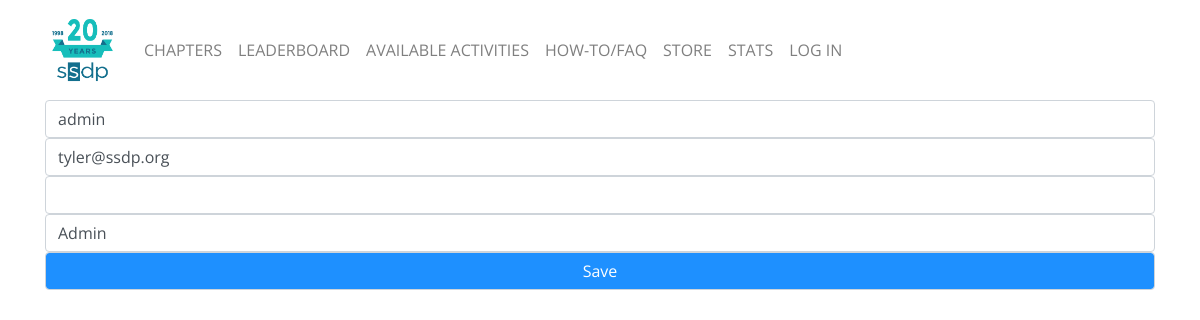
The app's page /admin/user-edit/admin with its own data.
### tables this page shows
CREATE TABLE user (
  id INTEGER PRIMARY KEY AUTOINCREMENT,
  username TEXT UNIQUE NOT NULL,
  email TEXT NOT NULL,
  password TEXT NOT NULL,
  permissions TEXT NOT NULL,
  cb INTEGER,
  pc INTEGER,
  te INTEGER,
  balance INTEGER,
  url TEXT NOT NULL,
  created TIMESTAMP NOT NULL DEFAULT CURRENT_TIMESTAMP
);

### cat/admin.py (the view, shortened to what this page needs)
@bp.route('/admin/user-edit/<url>', methods=('GET', 'POST'))
def userEdit(url):
    db = get_db()
    user = db.execute(
        "SELECT username, email, password, permissions"
        " FROM user where url = ?", (url, )
    ).fetchone()
    return render_template('admin/user-edit.html', user=user)

### cat/auth.py (called while the page is built)
@bp.before_app_request
def load_logged_in_user():
    user_id = session.get('user_id')
    if user_id is None:
        g.user = None
    else:
        g.user = get_db().execute(
            'SELECT * FROM user WHERE id = ?', (user_id,)
        ).fetchone()

### cat/db.py (called while the page is built)
def get_db():
    if 'db' not in g:
        g.db = sqlite3.connect(
            current_app.config['DATABASE'],
            detect_types=sqlite3.PARSE_DECLTYPES
        )
        g.db.row_factory = sqlite3.Row
    return g.db

### cat/templates/admin/user-edit.html (shortened to what this page needs)
{% extends 'base.html' %}
{% block content %}
<div class = "col">
  <form class = "form-group" method="post">
    <div class ="formgroup">
      <input class="form-control"name="username" id="username" value="{{ user['username'] }}">
  </div>
  <div class = "formgroup">
    <input class="form-control"name="email" id="email" value="{{ user['email'] }}">
  </div>
  <div class = "formgroup">
    <input class="form-control"name="password" id="password" value="">
  </div>
  <div class = "formgroup">
    <input class="form-control" name="permissions" id="permissions" value="{{ user['permissions']}}">
  </div>
  <div class ="formgroup">
    <input class="form-control" type="submit" class = "btn btn-primary" value="Save">
  </div>
  </form>
</div>
{% endblock %}

### cat/static/custom.css (style rules this page uses)
input { border: 1px solid transparent; background-color: #f1f1f1; padding: 10px; font-size: 16px; }
input[type=submit] { background-color: DodgerBlue; color: #fff; }

### records on screen
user: username "admin", email "tyler@ssdp.org", permissions "Admin"
